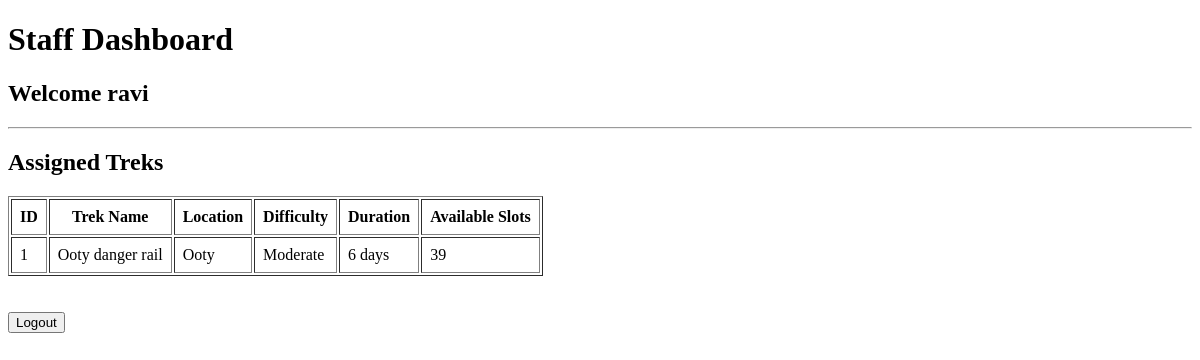
Before: /staff (signed in) with the older database file.
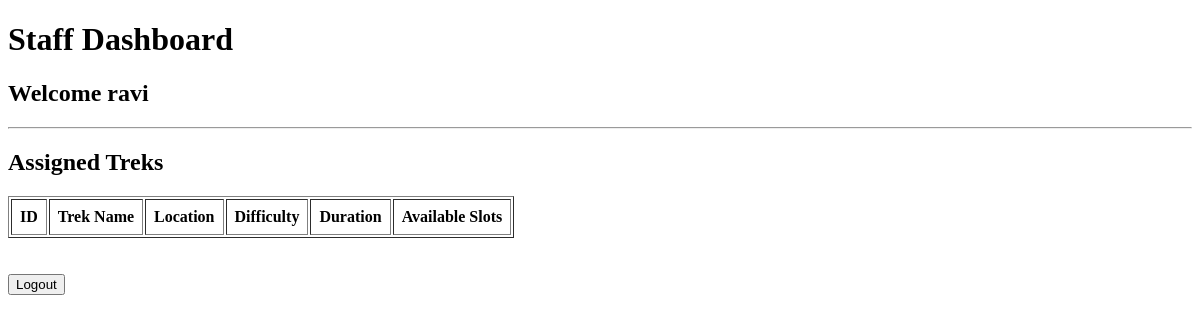
After: the same page with the newer database file.
### models.py (models this page shows)
class Trek(db.Model):
    id = db.Column(db.Integer, primary_key=True)
    trek_name = db.Column(db.String(100), nullable=False)
    location = db.Column(db.String(100), nullable=False)
    difficulty = db.Column(db.String(20), nullable=False)
    duration = db.Column(db.String(30), nullable=False)
    available_slots = db.Column(db.Integer, nullable=False)
    assigned_staff = db.Column(db.Integer)
    status = db.Column(db.String(20), default="Open")
    description = db.Column(db.String(300))
    bookings = db.relationship("Booking", backref="trek", lazy=True)

### app.py (the view)
@app.route("/staff")
def staff():
    if "user_id" not in session or session["role"] != "staff":
        return redirect("/login")
    assigned_treks = Trek.query.filter_by(
        assigned_staff=session["user_id"]
    ).all()
    return render_template(
        "staff.html",
        assigned_treks=assigned_treks
    )

### templates/staff.html (shortened to what this page needs)
<!DOCTYPE html>
<html>
<head>
</head>
<body>
<h1>Staff Dashboard</h1>
<h2>Welcome {{ session["username"] }}</h2>
<hr>
<h2>Assigned Treks</h2>
<table border="1" cellpadding="8">
<tr>
    <th>ID</th>
    <th>Trek Name</th>
    <th>Location</th>
    <th>Difficulty</th>
    <th>Duration</th>
    <th>Available Slots</th>
</tr>
{% for trek in assigned_treks %}
<tr>
<td>{{ trek.id }}</td>
<td>{{ trek.trek_name }}</td>
<td>{{ trek.location }}</td>
<td>{{ trek.difficulty }}</td>
<td>{{ trek.duration }}</td>
<td>{{ trek.available_slots }}</td>
</tr>
{% endfor %}
</table>
<br><br>
<a href="/logout">
    <button>Logout</button>
</a>
</body>
</html>

Changed rows visible on the page:
removed Trek: id "1", trek_name "Ooty danger rail", location "Ooty", difficulty "Moderate", duration "6 days", available_slots "39"
